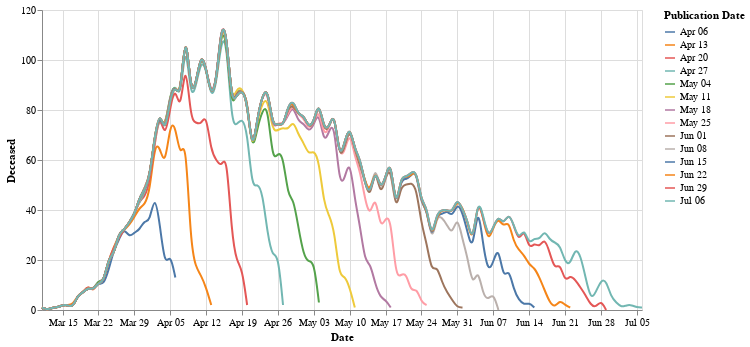

This figure's notebook cell:
### Code cell
df = fhm_data[fhm_data['date'] > '2020-03-10']
# Only show weekly publication dates based on latest publication date
df = df[df.publication_date.dt.dayofweek == fhm_data['publication_date'].max().weekday()]

alt.Chart(df, width=600).mark_line(interpolate='basis').encode(
    x=alt.X('date', title="Date"),
    y=alt.Y('N', title="Deceased"),
    color=alt.Color('monthdate(publication_date):N', title="Publication Date")
)

### Figure 1 — Vega-Lite specification as saved in the notebook (floating-point values rounded to 4 significant figures; data arrays with more than 128 entries replaced by an {"elided": "..."} marker saying what was removed)
{"config": {"view": {"continuousWidth": 400, "continuousHeight": 300}}, "data": {"name": "data-9dc11712dea3e8407c9e486f842c7266"}, "mark": {"type": "line", "interpolate": "basis"}, "encoding": {"color": {"type": "nominal", "field": "publication_date", "timeUnit": "monthdate", "title": "Publication Date"}, "x": {"type": "temporal", "field": "date", "title": "Date"}, "y": {"type": "quantitative", "field": "N", "title": "Deceased"}}, "width": 600, "$schema": "https://vega.github.io/schema/vega-lite/v4.8.1.json", "datasets": {"data-9dc11712dea3e8407c9e486f842c7266": {"elided": "1015 records"}}}
